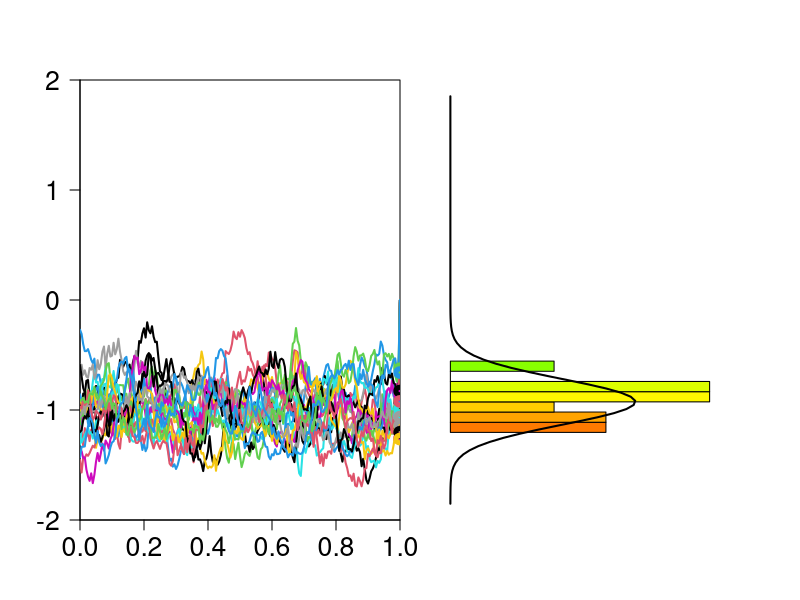

This chart was generated by the following R code:
a=-10;b=-10;sigma=1; N=200; t <- 0:N; dt <- 1.0/N; nsim=20;
X <- matrix(rnorm( nsim * N, 0, sqrt(dt)), nsim, N); Y <- matrix(0, nsim, N+1)
for (i in 1:nsim){Y[i,1]=rnorm(1,-b/a,sqrt(sigma**2/2/(-a)));
for (j in 2:N){Y[i,j] = Y[i,j-1] +b*dt+a*Y[i,j-1]*dt +sigma*X[i,j];}}
H<-hist(Y[,N],plot=FALSE); dev.new(width=16,height=7);
layout(matrix(c(1,2), nrow =1, byrow = TRUE));par(mar=c(2,2,2,0), oma = c(2, 2, 2, 2))
plot(t*dt, Y[1, ], xlab = "", ylab = "", type = "l", ylim = c(-2, 2), col = 0, xaxs='i',yaxs='i',las=1, cex.axis=1.6)
for (i in 1:nsim){lines(t*dt, Y[i, ], type = "l", ylim = c(-2, 2), col = i,lwd=2)}
for (i in 1:nsim){points(0.999, Y[i,N], pch=1, lwd = 5, col = i)}
x <- seq(-2,2, length=100); px <- dnorm(x,-b/a,sqrt(sigma**2/2/(-a)));par(mar = c(2,2,2,2))
plot(NULL , xlab="", ylab="", xlim = c(0, max(px,H$density)), ylim = c(-2,2),axes=F)
rect(0, H$breaks[1:(length(H$breaks) - 1)], col=rainbow(20,start=0.08,end=0.6), H$density, H$breaks[2:length(H$breaks)]); lines(px,x, lty=1, col="black",lwd=2)
